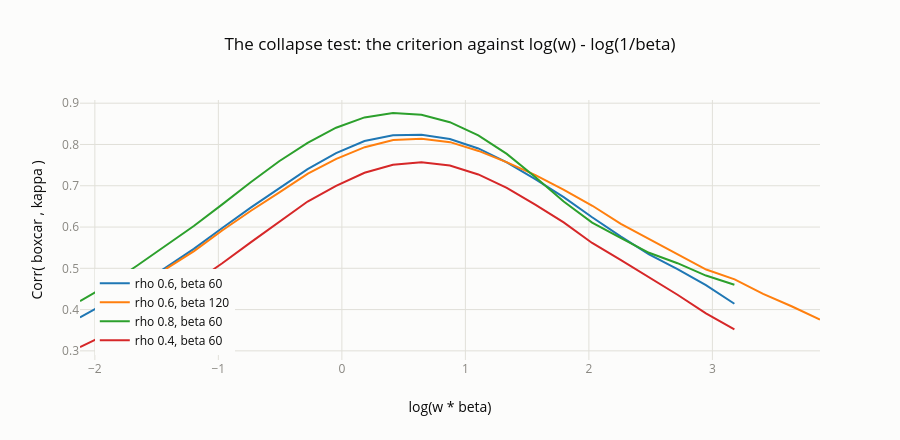

Notebook cell for this chart:
### Code cell
figure = go.Figure()
for label, (curve, decay_rung, rho_rung, best) in curves.items():
    figure.add_trace(go.Scatter(x=np.log(TUNE_GRID * decay_rung), y=curve,
                                mode="lines", name=label))
figure.update_layout(
    title="The collapse test: the criterion against log(w) - log(1/beta)",
    xaxis=dict(title="log(w * beta)"), yaxis=dict(title="Corr( boxcar , kappa )"),
    height=440, legend=dict(x=0.02, y=0.02))
figure.show()
